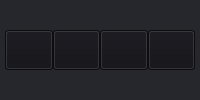
             <widget class="QWidget" name="productAction_widget_7" native="true">
              <property name="sizePolicy">
               <sizepolicy hsizetype="Expanding" vsizetype="Expanding">
                <horstretch>0</horstretch>
                <verstretch>0</verstretch>
               </sizepolicy>
              </property>
              <property name="styleSheet">
               <string notr="true">background-color:rgb(38, 39, 44);</string>
              </property>
              <layout class="QGridLayout" name="gridLayout_5">
               <property name="leftMargin">
                <number>5</number>
               </property>
               <property name="topMargin">
                <number>5</number>
               </property>
               <property name="rightMargin">
                <number>5</number>
               </property>
               <property name="bottomMargin">
                <number>5</number>
               </property>
               <property name="spacing">
                <number>0</number>
               </property>
               <item row="0" column="0">
                <layout class="QHBoxLayout" name="horizontalLayout_5">
                 <property name="spacing">
                  <number>0</number>
                 </property>
                 <property name="topMargin">
                  <number>0</number>
                 </property>
                 <property name="bottomMargin">
                  <number>0</number>
                 </property>
                 <item>
                  <widget class="QPushButton" name="pushButton_13">
                   <property name="sizePolicy">
                    <sizepolicy hsizetype="Expanding" vsizetype="Fixed">
                     <horstretch>0</horstretch>
                     <verstretch>0</verstretch>
                    </sizepolicy>
                   </property>
                   <property name="minimumSize">
                    <size>
                     <width>40</width>
                     <height>40</height>
                    </size>
                   </property>
                   <property name="maximumSize">
                    <size>
                     <width>60</width>
                     <height>40</height>
                    </size>
                   </property>
                   <property name="styleSheet">
                    <string notr="true">background-color: rgb(18, 18, 23);
padding: 5px;
color:rgb(255, 255, 255);</string>
                   </property>
                   <property name="icon">
                    <iconset theme="QIcon::ThemeIcon::EditFind"/>
                   </property>
                   <property name="iconSize">
                    <size>
                     <width>24</width>
                     <height>24</height>
                    </size>
                   </property>
                  </widget>
                 </item>
                 <item>
                  <widget class="QPushButton" name="pushButton_14">
                   <property name="sizePolicy">
                    <sizepolicy hsizetype="Expanding" vsizetype="Fixed">
                     <horstretch>0</horstretch>
                     <verstretch>0</verstretch>
                    </sizepolicy>
                   </property>
                   <property name="minimumSize">
                    <size>
                     <width>30</width>
                     <height>30</height>
                    </size>
                   </property>
                   <property name="maximumSize">
                    <size>
                     <width>60</width>
                     <height>40</height>
                    </size>
                   </property>
                   <property name="styleSheet">
                    <string notr="true">background-color: rgb(18, 18, 23);
padding: 5px;
color:rgb(255, 255, 255);</string>
                   </property>
                   <property name="text">
                    <string/>
                   </property>
                   <property name="icon">
                    <iconset theme="QIcon::ThemeIcon::CameraPhoto"/>
                   </property>
                   <property name="iconSize">
                    <size>
                     <width>24</width>
                     <height>24</height>
                    </size>
                   </property>
                  </widget>
                 </item>
                 <item>
                  <widget class="QPushButton" name="pushButton_15">
                   <property name="sizePolicy">
                    <sizepolicy hsizetype="Expanding" vsizetype="Fixed">
                     <horstretch>0</horstretch>
                     <verstretch>0</verstretch>
                    </sizepolicy>
                   </property>
                   <property name="minimumSize">
                    <size>
                     <width>30</width>
                     <height>30</height>
                    </size>
                   </property>
                   <property name="maximumSize">
                    <size>
                     <width>60</width>
                     <height>40</height>
                    </size>
                   </property>
                   <property name="styleSheet">
                    <string notr="true">background-color: rgb(18, 18, 23);
padding: 5px;
color:rgb(255, 255, 255);</string>
                   </property>
                   <property name="text">
                    <string/>
                   </property>
                   <property name="icon">
                    <iconset theme="QIcon::ThemeIcon::EditDelete"/>
                   </property>
                   <property name="iconSize">
                    <size>
                     <width>24</width>
                     <height>24</height>
                    </size>
                   </property>
                  </widget>
                 </item>
                 <item>
                  <widget class="QPushButton" name="pushButton_16">
                   <property name="sizePolicy">
                    <sizepolicy hsizetype="Expanding" vsizetype="Fixed">
                     <horstretch>0</horstretch>
                     <verstretch>0</verstretch>
                    </sizepolicy>
                   </property>
                   <property name="minimumSize">
                    <size>
                     <width>30</width>
                     <height>30</height>
                    </size>
                   </property>
                   <property name="maximumSize">
                    <size>
                     <width>60</width>
                     <height>40</height>
                    </size>
                   </property>
                   <property name="styleSheet">
                    <string notr="true">background-color: rgb(18, 18, 23);
padding: 5px;
color:rgb(255, 255, 255);</string>
                   </property>
                   <property name="text">
                    <string/>
                   </property>
                   <property name="icon">
                    <iconset theme="QIcon::ThemeIcon::MailMessageNew"/>
                   </property>
                   <property name="iconSize">
                    <size>
                     <width>24</width>
                     <height>24</height>
                    </size>
                   </property>
                  </widget>
                 </item>
                </layout>
               </item>
              </layout>
             </widget>
